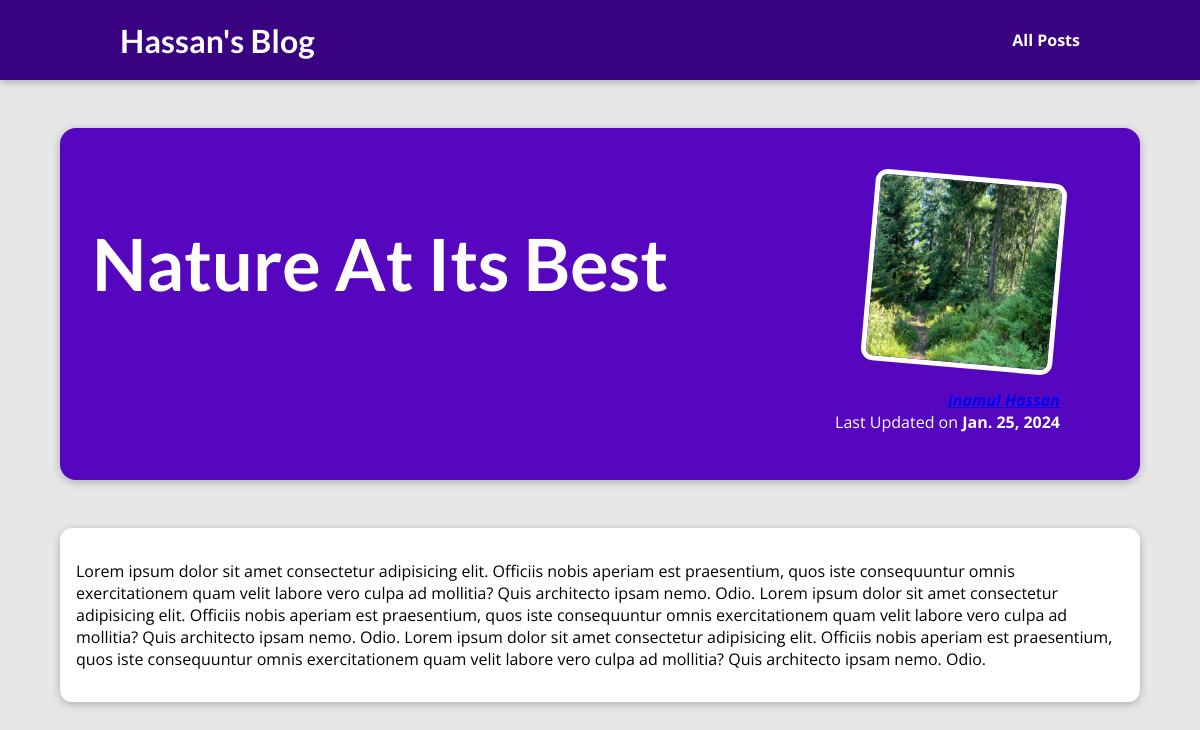
The page /posts/nature-at-its-best on the database its author committed.
### blog/models.py (models this page shows, shortened)
class Posts(models.Model):
    title = models.CharField(max_length=100)
    slug = models.SlugField(default="", null=False, db_index=True, unique=True)
    excert = models.CharField(max_length=200)
    content = models.TextField(validators=[MinLengthValidator(10)])
    date = models.DateField(auto_now_add=True)
    image_name = models.CharField(max_length=100)
    author = models.ForeignKey(Author, on_delete=models.SET_NULL, null=True)
    tags = models.ManyToManyField(Tag)
    class Meta:
        verbose_name_plural = "Posts"

class Author(models.Model):
    first_name = models.CharField(max_length=100)
    last_name = models.CharField(max_length=100)
    email = models.EmailField(null=False)
    def __str__(self) -> str:
        return f"{self.first_name} {self.last_name}"

### blog/views.py (the view)
# urls.py: path("posts/<slug:slug>", views.single_post, name="single-post")
def single_post(request, slug):
    identified_post = get_object_or_404(Posts, slug=slug)
    return render(request=request, template_name="blog/post-detail.html", context={"post": identified_post, "post_tags": identified_post.tags.all()})

### blog/templates/blog/post-detail.html (shortened to what this page needs)
{% extends "base.html" %}
{% load static %}
{% block style_block %}
  <link rel="stylesheet" href="{% static "blog/post-detail.css" %}" />
{% endblock %}
{% block body_content_block %}
<section id='summary'>
<h2> {{post.title}} </h2>
<article>
  <img src="{% static "blog/images/"|add:post.image_name %}" alt="{{post.title}}" />
  <address><a href="mailto:{{post.author.email}}"> {{post.author}}</a> </address>
  <div>
    Last Updated on <time>{{post.date}}</time>
  </div>
</article>
</section>
<main>
{{post.content|linebreaks}}
</main>
{% endblock %}

### static/app.css (style rules this page uses)
* { box-sizing: border-box; }
html { font-family: 'Open Sans', 'Lato', sans-serif; }
body { margin: 0; }
h1, h2, h3 { font-family: 'Lato', sans-serif; font-weight: bold; }

### blog/static/blog/post-detail.css (style rules this page uses)
body { background-color: #e7e7e7; }
#summary { margin: 8rem auto 3rem auto; padding: 2rem; width: 90%; max-width: 90rem; border-radius: 16px; background-color: #5706c0; position: relative; box-shadow: 0 2px 8px rgba(0, 0, 0, 0.25); height: 22rem; }
#summary h2 { color: white; font-size: 4.5rem; }
#summary article { position: absolute; top: 2rem; right: 3rem; padding: 1rem 2rem; border-radius: 12px; text-align: right; color: white; }
#summary article img { width: 12rem; height: 12rem; border-radius: 12px; transform: rotateZ(5deg); border: 5px solid white; margin-bottom: 1rem; }
#summary address { font-weight: bold; }
#summary time { font-weight: bold; }
main { width: 90%; max-width: 90rem; margin: 3rem auto; background-color: white; padding: 1rem; border-radius: 12px; box-shadow: 0 2px 8px rgba(0, 0, 0, 0.25); }

### rows shown on the page
Posts: title "Nature At Its Best", image_name (picture), author "Inamul Hassan", date "Jan. 25, 2024", content "Lorem ipsum dolor sit amet consectetur adipisicing elit. Officiis nobis aperiam est praesentium, quos iste consequuntur omnis exercitationem quam velit labore vero culpa ad mollitia? Quis architecto ipsam nemo. Odio. Lorem ipsum dolor sit amet consectetur adipisicing elit. Officiis nobis aperiam est praesentium, quos iste consequuntur omnis exercitationem quam velit labore vero culpa ad mollitia? Quis architecto ipsam nemo. Odio. Lorem ipsum dolor sit amet consectetur adipisicing elit. Officiis nobis aperiam est praesentium, quos iste consequuntur omnis exercitationem quam velit labore vero culpa ad mollitia? Quis architecto ipsam nemo. Odio."
